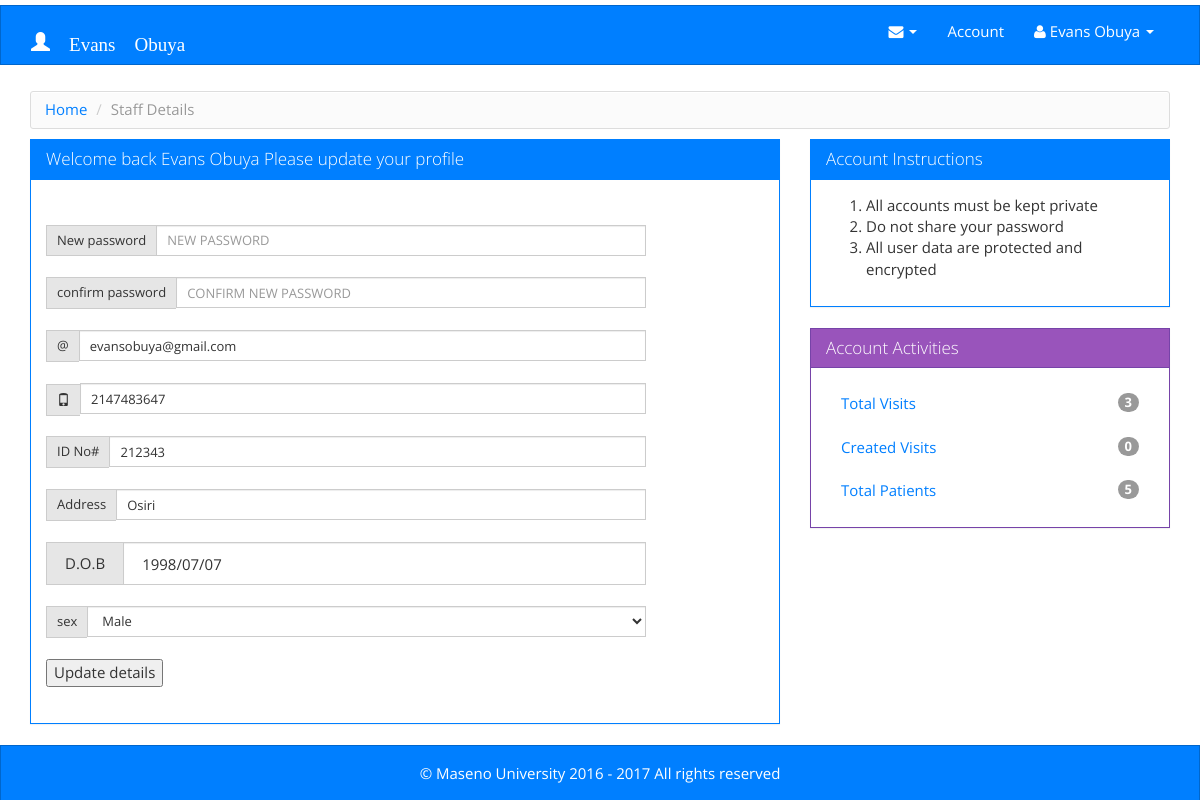
The app's page /admin/staffdedails.php (signed in) with its own data.
### tables this page shows
CREATE TABLE IF NOT EXISTS `staff` (
  `sno` int(4) NOT NULL AUTO_INCREMENT,
  `first_name` varchar(12) NOT NULL,
  `last_name` varchar(12) NOT NULL,
  `username` varchar(20) NOT NULL,
  `password` varchar(100) NOT NULL DEFAULT 'maseno',
  `level` varchar(1) NOT NULL,
  `dob` varchar(20) DEFAULT NULL,
  `email` varchar(32) DEFAULT NULL,
  `id_no` varchar(22) DEFAULT NULL,
  `tel` varchar(14) DEFAULT NULL,
  `sex` varchar(4) DEFAULT NULL,
  `address` varchar(30) DEFAULT NULL,
  `status` int(1) NOT NULL DEFAULT '1',
  `active` text,
  `profile_image` varchar(100) DEFAULT NULL,
  PRIMARY KEY (`sno`)
);

### admin/staff_querry.php (called while the page is built, shortened)
<?php
$name = ucwords($staff['first_name']." ".$staff['last_name']);
                    $sql = "SELECT * FROM student_patient ";
                    $stmt = $DB->prepare($sql);
                    $stmt->execute();
                    $Patient = count($stmt->fetchAll());
                    $sql = "SELECT * FROM visit WHERE attended=3";
                    $stmt = $DB->prepare($sql);
                    $stmt->execute();
                    $visit_count = count($stmt->fetchAll());
                    $sql = "SELECT * FROM visit WHERE created_by='{$name}' ";
                    $stmt = $DB->prepare($sql);
                    $stmt->execute();
                    $visit = count($stmt->fetchAll());
                    $sql = "SELECT * FROM staff ";
                    $stmt = $DB->prepare($sql);
                    $stmt->execute();
                    $stafff = count($stmt->fetchAll());
?>

### admin/staffdedails.php (the view, shortened to what this page needs)
<?php
include 'header.php';
?>
<?php
  if(isset($_GET['username'])){
    $username = $_GET['username'];
  }else{
    $username = $_SESSION['username'];
  }
?>
<div class="container">
  <ul class="breadcrumb">
    <?php if ($_SESSION['level']==5){ ?>
      <li><a href="index.php">Home</a></li>
      <li><a href="staf.php">Hospital Staff</a></li>
      <li class="active">Staff Details</li>
      <?php }elseif ($_SESSION['level']==2) { ?>
        <li><a href="../doctor/index.php">Home</a></li>
        <li class="active">Staff Details</li>
      <?php }elseif ($_SESSION['level']==3) { ?>
        <li><a href="../pharmacy/index.php">Home</a></li>
        <li class="active">Staff Details</li>
      <?php }elseif ($_SESSION['level']==0) { ?>
        <li><a href="../reception/reception.php">Home</a></li>
        <li class="active">Staff Details</li>
      <?php }elseif ($_SESSION['level']==1) { ?>
        <li><a href="../nurse/index.php">Home</a></li>
        <li class="active">Staff Details</li>
      <?php }; ?>
    </ul>
  <div class="row">
    <div class="col-md-8">
    <div class="panel panel-primary">
			            <?php
			            $query = "SELECT * FROM staff WHERE username='{$username}' ";
      					$staff = mysqli_fetch_assoc(mysqli_query($connection, $query));
      					?>
      <div class="panel-heading">
        <h3 class="panel-title"><?php if($staff['password']=='maseno') {?>
        	Welcome <?php echo ucwords($staff['first_name']." ". $staff['last_name']); ?> This is your first welcome
        	<?php }else{ ?>
        	Welcome back <?php echo ucwords($staff['first_name']." ". $staff['last_name']); ?> Please update your profile
        </h3>
        <?php }; ?>
      </div>
      <div class="panel-body" style="height:auto">
				<form action="process_form.php" method="post" autocomplete="off" name="f" onSubmit="return validateForm();">
			          <table width="600" align="centre"><tr><td>
			            <div class="panel-body"></div>
        				<div class="input-group input-group-sm">
                            <span class="input-group-addon">New password</span>
                              <input type="text"  class="form-control" id="password1" name="password1" placeholder="NEW PASSWORD" >
                        </div>
                        <br />
                        <div class="input-group input-group-sm">
                            <span class="input-group-addon">confirm password</span>
                              <input type="text" class="form-control" name="password2"  name="password2" placeholder="CONFIRM NEW PASSWORD">
                        </div>
                        <br />
			            <div class="input-group input-group-sm">
			                  <span class="input-group-addon">@</span>
			                  <input type="text" value="<?php echo $staff['email']; ?>" class="form-control" id="email" name="email"  placeholder="Email">
			            </div>
			            <br />
			            <div class="input-group input-group-sm">
			                  <span class="input-group-addon glyphicon glyphicon-phone"></span>
			                  <input type="text" value="<?php echo $staff['tel']; ?>" class="form-control" id="tel" name="tel" placeholder="Mobile" >
			            </div>
			            <br />
			            <div class="input-group input-group-sm">
			                  <span class="input-group-addon">ID No#</span>
			                  <input type="text" value="<?php echo $staff['id_no']; ?>" id="id" class="form-control" name="id"  placeholder=" ID number ">
			            </div>
			            <br />
			            <div class="input-group input-group-sm">
			                  <span class="input-group-addon">Address</span>
			                  <input type="text" value="<?php echo $staff['address']; ?>" class="form-control" name="address" placeholder=" Address/Hostel">
			            </div>
			            <br />
			            <div class="input-group">
			                  <span class="input-group-addon"> D.O.B</span>
			                  <input type='text' value="<?php echo $staff['dob']; ?>" class="form-control" id="dob" name="dob" placeholder=" YYYY/MM/DD ">
			            </div>
			            <br />
			            <div class="input-group input-group-sm">
			                  <span class="input-group-addon">sex</span>
			                  <select name="SEX" class="form-control" required>
			                        <option value="M">Male</option>
			                  </select>
			            </div>
			            <br />
			            <div class="input-group input-group-sm">
			                  <input name="update" type="submit" class="pull-centre" id="submit" value="Update details">
			            </div>
			            <br />
			            </div>
	      </div>
    </div>
   </div>
    <div class="col-md-4">
				    <div class="panel panel-primary">
						  <div class="panel-heading">
							<h3 class="panel-title"> Account Instructions </h3>
						  </div>
						  <div class="panel-body" style="height:auto">
						                <ol class="">
											  <li>All accounts must be kept private</li>
											  <li>Do not share your password</li>
											  <li>All user data are protected and encrypted</li>
										</ol>
						  </div>
					</div>
				    <div class="panel panel-info">
						  <div class="panel-heading">
							<h3 class="panel-title"> Account Activities </h3>
						  </div>
						  <div class="panel-body" style="height:auto">
						  			<?php
                    require_once 'staff_querry.php';
						  			?>
					                <ul class="nav nav-pills nav-stacked">
									<?php if($staff['level'] == '0'){ ?>
							              	  <li><a href="#">Total Visits<span class="badge pull-right"><?php echo $visit_count;?></span></a></li>
											  <li><a href="#"> Created Visits<span class="badge pull-right"><?php echo $visit;?></span></a></li>
											  <li><a href="#">Total Patients <span class="badge pull-right"><?php echo $Patient;?></span></a></li>
							           <?php }elseif($staff['level'] == '1'){ ?>
							                  <li><a href="#">Total Visits<span class="badge pull-right"></a><?php echo $visit_count;?></li>
											  <li><a href="#"> Examined Patients<span class="badge pull-right"><?php echo $exam;?></span></a></li>
							           <?php }elseif ($staff['level'] == '3'){ ?>
							             	  <li><a href="index.php">Total visits<span class="badge pull-right"></span></a></li>
											  <li><a href="#"> Exited patients <span class="badge pull-right"><?php echo $drug;?></span></a></li>
											  <li><a href="#"> Issued Medicine <span class="badge pull-right"><?php echo $drug;?></span></a></li>
							          <?php  }; ?>
										</ul>
							</div>
					</div>
    </div>
  </div>
      <?php
      include 'footer.php';
      ?>

### style.css (style rules this page uses)
.breadcrumb { background-color: #FBFBFB; background-image: -moz-linear-gradient(center top , #FFFFFF, #F5F5F5); background-repeat: repeat-x; border: 1px solid #DDDDDD; border-radius: 3px; box-shadow: 0 1px 0 #FFFFFF inset; list-style: none outside none; margin: 5px 0 10px 0; padding: 7px 14px; }
.breadcrumb li { display: inline-block; text-shadow: 0 1px 0 #FFFFFF; }

### elements/css/sb-admin.css (style rules this page uses)
body { margin-top: 1px; }
@media (min-width:768px) { body { margin-top: 5px; } }

### records on screen
staff: first_name+last_name "Evans Obuya", email "evansobuya@gmail.com", tel "2147483647", id "212343", address "Osiri", dob "1998/07/07"

### other values on screen
$_SESSION['fname'].' '.$_SESSION['lname'] "Evans Obuya"
$visit_count "3"
$visit "0"
$Patient "5"
